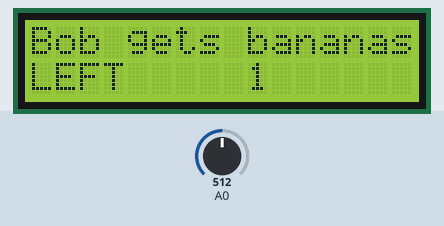
Recording of a sketch running on a simulated Arduino Uno, built with avr-gcc and run on an emulated ATmega328P. Parts: 16×2 character LCD. The test bench sets the inputs (shaded band); at power-on: A0 = 512.

Above: at 1.2 s.
1.3 s: A0 set to 466
3.5 s: A0 set to 439
At 4.8 s:
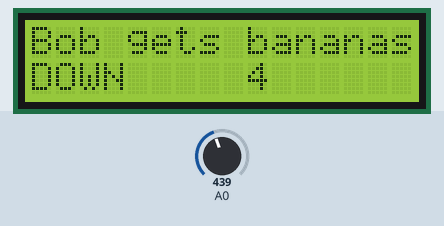
6.5 s: A0 set to 268
8.5 s: A0 set to 233
At 9.8 s:
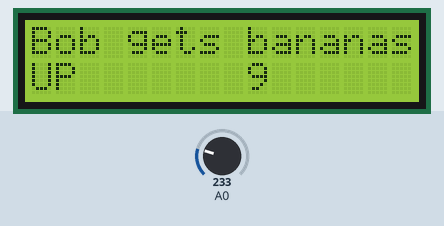
11.5 s: A0 set to 55
13.5 s: A0 set to 44
At 14.8 s:
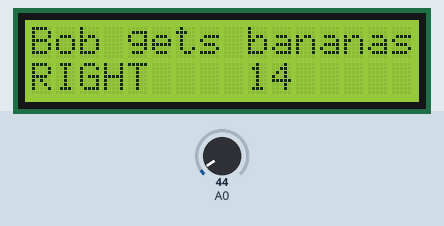
Timing chart, 0 to 16.5 s (numbered marks = the images above; inputs shaded):
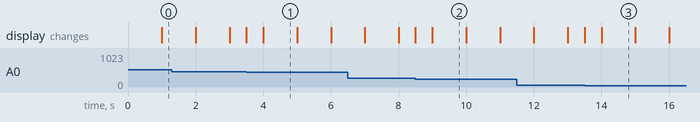

The sketch:

ardamp.ino
```cpp
#include <LiquidCrystal.h>


LiquidCrystal lcd(8, 9, 4, 5, 6, 7);

#define BTN_RIGHT 0
#define BTN_UP     1
#define BTN_DOWN   2
#define BTN_LEFT   3
#define BTN_SELECT 4
#define BTN_NONE   5

/**
 * read buttons from ADC pin 0
 */
int read_LCD_buttons() {
	int keyIn = analogRead(0);
	if (keyIn > 1000) return BTN_NONE;
	if (keyIn < 50)   return BTN_RIGHT;
	if (keyIn < 250)  return BTN_UP;
	if (keyIn < 450)  return BTN_DOWN;
	if (keyIn < 650)  return BTN_LEFT;
	if (keyIn < 850)  return BTN_SELECT;
	return BTN_NONE;
}

void serviceButtons() {
	lcd.setCursor(9,1);
	lcd.print(millis()/1000);
	lcd.setCursor(0,1);
	int lcdKey = read_LCD_buttons();

	switch (lcdKey) {
		case BTN_RIGHT:
		{
		    lcd.print("RIGHT ");
		    break;
		}
		case BTN_LEFT:
		{
		    lcd.print("LEFT   ");
		    break;
		}
		case BTN_UP:
		{
		    lcd.print("UP    ");
		    break;
		}
		case BTN_DOWN:
		{
		    lcd.print("DOWN  ");
		    break;
		}
		case BTN_SELECT:
		{
		    lcd.print("SELECT");
		    break;
		}
		case BTN_NONE:
		{
		    lcd.print("NONE  ");
		    break;
		}
	}
}


void setup() {
	lcd.begin(16, 2);
	lcd.setCursor(0,0);
	lcd.print("Bob gets bananas");
}


/**
 * The main processing loop
 */
void loop() {
    serviceButtons();
}
```

Measured:
- the behaviour switches between 450 and 449 on A0 (found by bisection; images 0 and 1)
- the behaviour switches between 250 and 249 on A0 (found by bisection; images 1 and 2)
- the behaviour switches between 50 and 49 on A0 (found by bisection; images 2 and 3)
- after the input at 3.5 s, the display: first changes at once (image 1 shows a later state)
- after the input at 8.5 s, the display: first changes at once (image 2 shows a later state)
- after the input at 13.5 s, the display: first changes at once (image 3 shows a later state)
- what the display in image 1 shows lasts 1.0 s, from 4.0 s to 5.0 s
